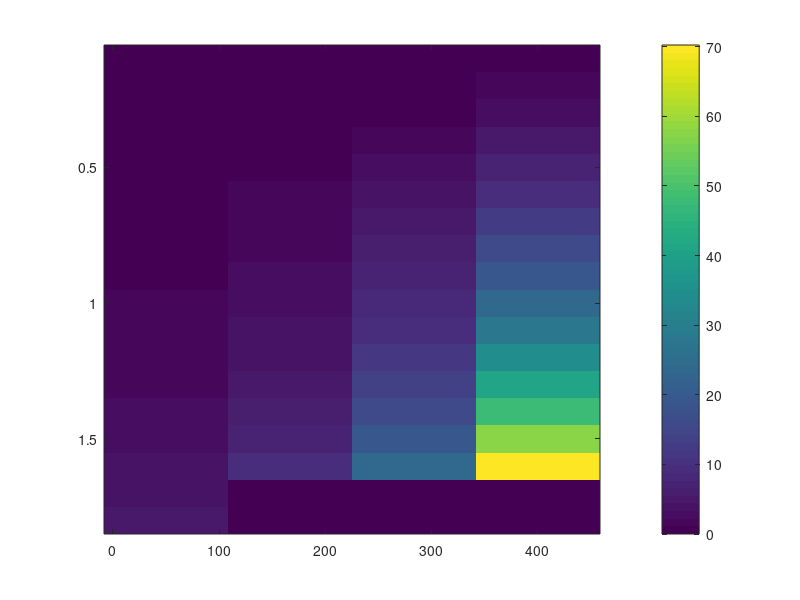
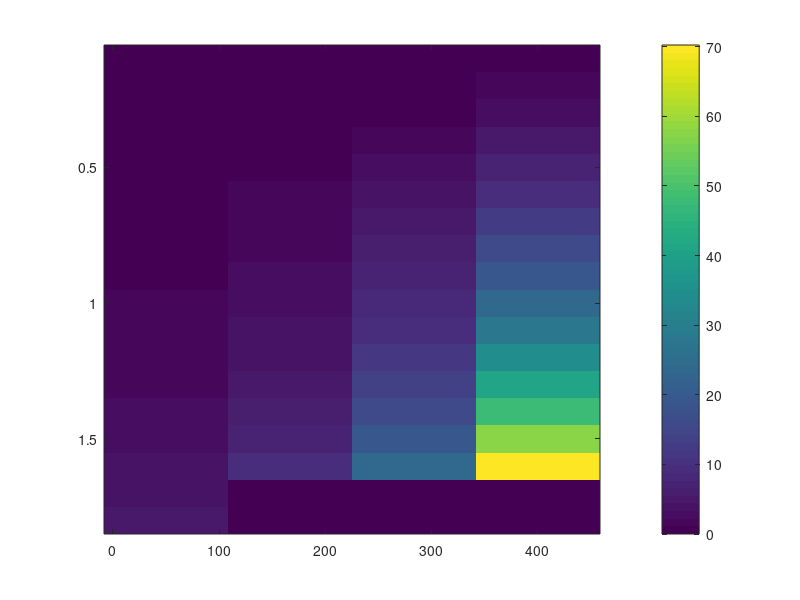
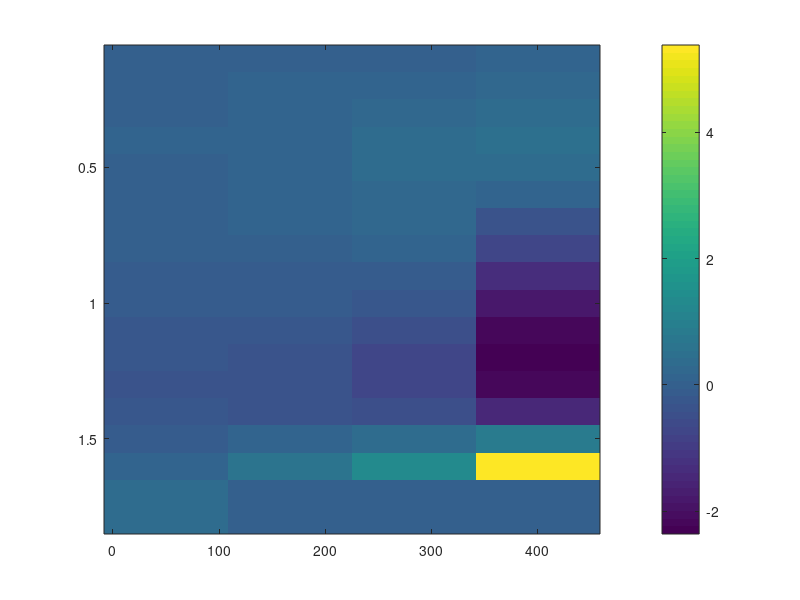

Write MATLAB code to recreate these figures, in order.
%Fitting hysteresis (~fB^2) and eddy-current (~f^2B^2) loss coefficients to
% M330-35a datasheet from
% https://cogent-power.com/cms-data/downloads/m330-35a.pdf
%
% (c) 2018 Antti Lehikoinen \ Aalto University

%Raw data as a string; imported by copy-pasting the table contents from the
%pdf to Excel as text, copy-transposing the resulting datacolumn (still in
%Excel), and finally copy-pasting the data-row to Matlab;

datastr = '0,1	0.02	0.07	33.4	0.05	0.12	0.33	1.43	5.95	0,2	0.08	0.18	43.6	0.20	0.48	1.27	5.40	21.7	0,3	0.17	0.32	50.8	0.41	1.02	2.69	11.0	45.1	0,4	0.28	0.48	57.2	0.67	1.68	4.49	18.3	76.2	0,5	0.40	0.66	63.6	0.97	2.47	6.66	27.2	116	0,6	0.53	0.87	70.4	1.30	3.37	9.19	38.1	167	0,7	0.68	1.11	78.1	1.68	4.39	12.11	51.1	230	0,8	0.84	1.39	87.2	2.10	5.54	15.44	66.4	308	0,9	1.02	1.72	98.7	2.56	6.82	19.22	84.5	403	1,0	1.22	2.12	114	3.07	8.25	23.54	106	517	1,1	1.44	2.63	136	3.64	9.86	28.48	130	654	1,2	1.69	3.35	172	4.29	11.6	34.12	159	803	1,3	2.00	4.56	242	5.07	13.7	40.62	193	1,4	2.40	7.40	428	6.06	16.3	48.24	233	1,5	2.94	17.0	1027	7.40	19.6	57.86	279	1,6	3.67	46.2	2576	8.86	23.2	70.24	335	1,7	4.32	110	5409	1,8	4.73	220	9677';

%parsing data
table = zeros(18, 9); %empty array, the size of the original table
C = regexp(datastr, '[_\t]', 'split'); %splitting string
%going through the data; jumping rows at the T-values that use comma as the
%decimal separator
row = 1; table(row, 1) = str2double( strrep(C{1}, ',', '.') );
col = 2;
for k = 2:numel(C)
    if ~isempty( strfind(C{k}, ',') )
        row = row+1;
        col = 2;
        table(row, 1) = str2double( strrep(C{k}, ',', '.') );
    else
        table(row, col) = str2double( C{k} );
        col = col + 1;
    end
end

%creating arrays for losses (W), flux density (Bs) and frequency (fs)
%values
W = table(:, [2 5 6 7 8 9]);
Bs = repmat( table(:,1), 1, size(W,2));
fs = repmat( [50 100 200 400 1000 2500], size(table,1), 1);

W = W(:,1:4); Bs = Bs(:,1:4); fs = fs(:, 1:4); %limiting frequencies
%between 50 and 400 Hz

d_hyst = fs.*Bs.^2;
d_eddy = fs.^2 .* Bs.^2;

c = [d_hyst( W>0 ) d_eddy( W>0 )] \ W( W>0 )

%recomputing losses
Wcomp = c(1)*d_hyst + c(2)*d_eddy;

Wcomp( W==0 ) = 0;

figure(1); clf; set(gcf, 'Name', 'Datasheet losses');
imagesc(fs(1,:), Bs(:,1), W); colorbar;

figure(2); clf; set(gcf, 'Name', 'Fitted losses');
imagesc(fs(1,:), Bs(:,1), W); colorbar;

figure(3); clf; set(gcf, 'Name', 'Error');
imagesc(fs(1,:), Bs(:,1), W-Wcomp); colorbar;